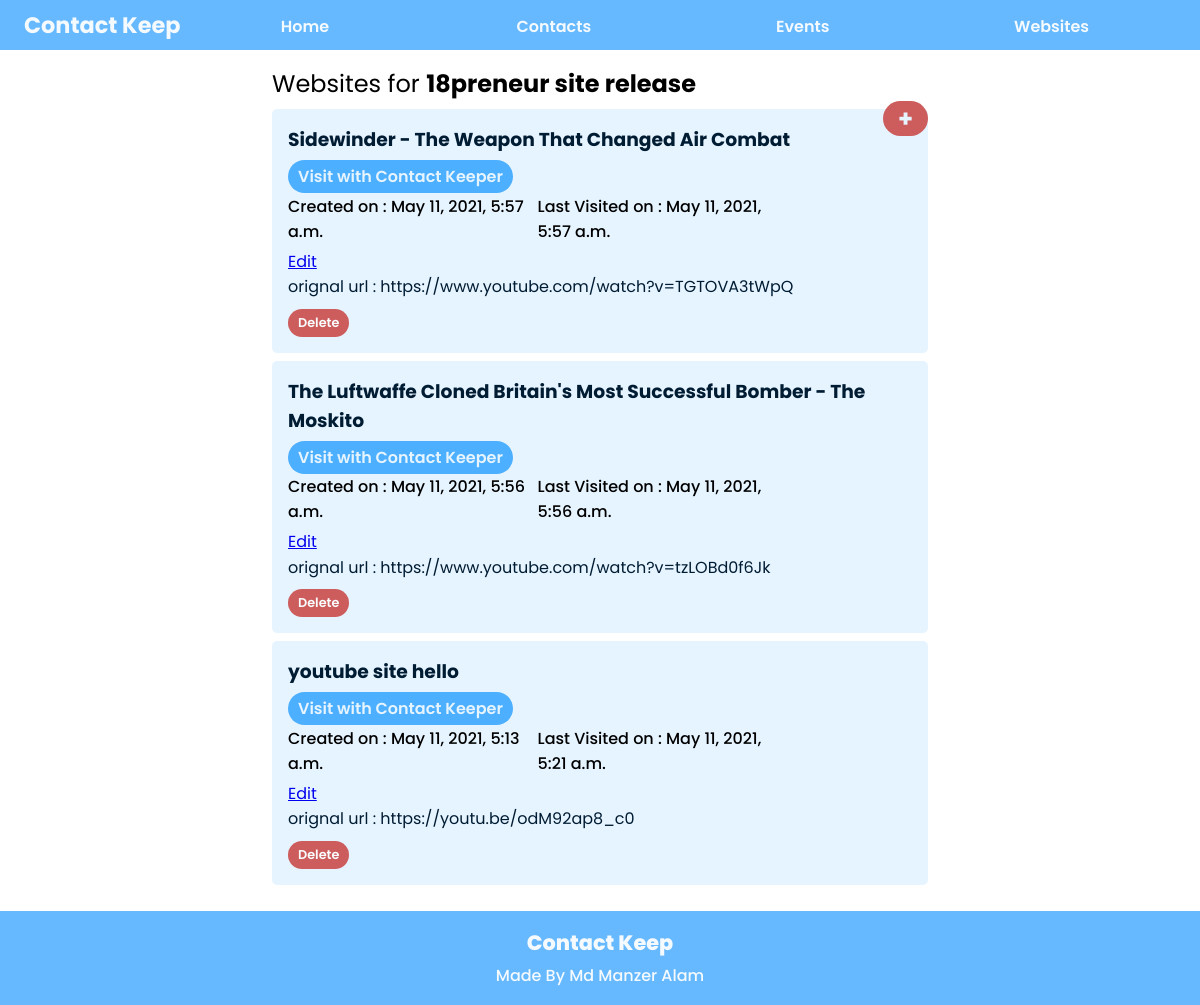
Page /websites/ on the earlier database version.
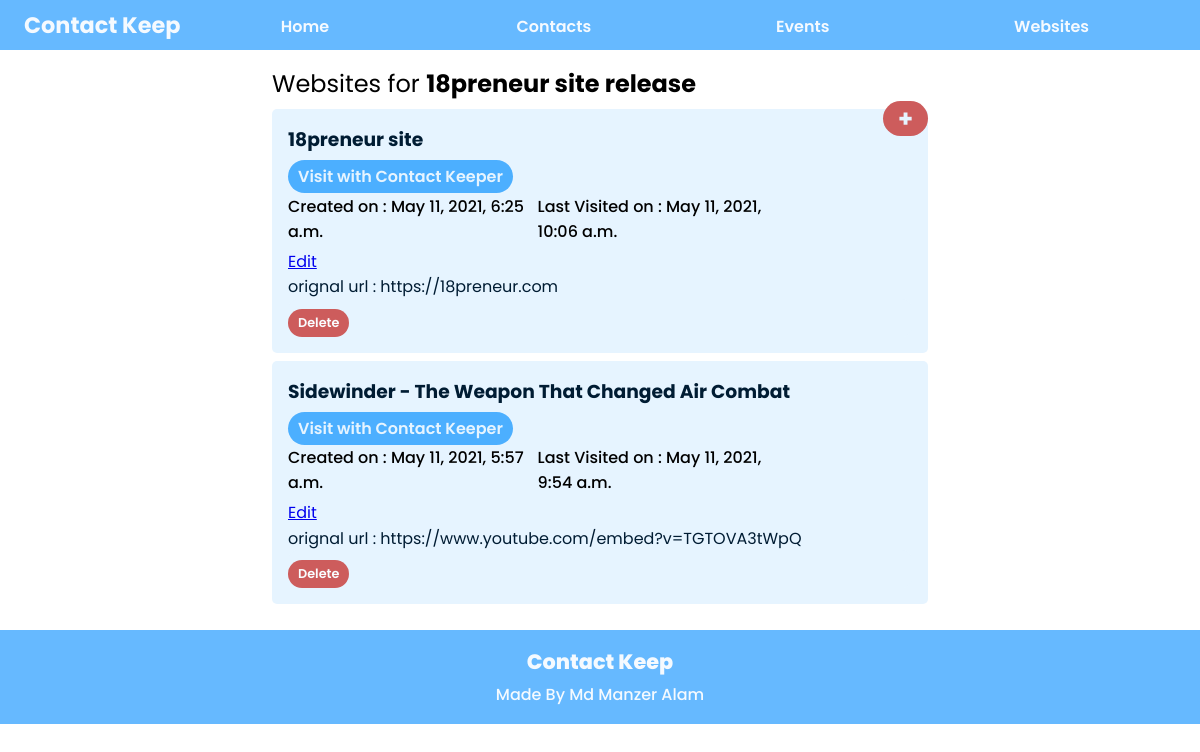
Same page on the later database version.
### contactkeep/models.py (models this page shows, shortened)
class Event(models.Model):
    name = models.CharField("Event Name",max_length=150)
    start_date = models.DateField("start date")
    end_date = models.DateField("end date")
    current = models.BooleanField("Current Event",default=False)

class Website(models.Model):
    event = models.ForeignKey(Event, on_delete=models.CASCADE)
    url = models.CharField("Link for website",max_length=250)
    name = models.CharField("Name for website",max_length=250)
    last_visit = models.DateTimeField("last visited on",auto_now=True)
    created_on = models.DateTimeField("Created on",auto_created=True,default=timezone.now)

### contactkeep/views.py (the view, shortened to what this page needs)
# urls.py: path('websites/',views.websites,name="websites"),
def websites(request):
    current_event = Event.objects.filter(current=True)
    if(current_event.count()!=0):
        current_event = current_event[0]
        websites_for_event = Website.objects.filter(event=current_event).order_by('-last_visit')
    else:
        websites_for_event = "no event selected"
    context = {
        'event' : current_event,
        'websites_for_event' : websites_for_event,
    }
    return render(request,'contactkeep/websites.html',context)

### contactkeep/templates/contactkeep/websites.html (shortened to what this page needs)
{% load static %}
<!DOCTYPE html>
<html lang="en">
<head>
    <link rel="stylesheet" type="text/css" href="{% static 'contactkeep/websites.css' %}">
</head>
{% include 'contactkeep/snippets/navigation.html' %}
<body>
    <main>
        <h2 id="title">Websites for <span>{{event.name}}</span></h2>
        <section id="add-website">
            <button id="btn-add-website" onclick="toggleForm()">+</button>
        </section>
        <section class="websites-holder">
            {% for website in websites_for_event %}
                <section class="website-holder">
                    <h3>{{website.name}}</h3>
                    <a href="{% url 'contactkeep:view_website' website.id %}" class="url visit-with">Visit with Contact Keeper</a>
                    <div class="date-holder">
                        <h4>Created on : {{website.created_on}}</h4>
                        <h4>Last Visited on : {{website.last_visit}}</h4>
                    </div>
                    <a href="{% url 'contactkeep:website_edit' website.id %}" class="edit-link">Edit</a>
                    <br>
                    <a href="{{website.url}}" class="url">orignal url : {{website.url}}</a>
                    <form action="" method="post" enctype="multipart/form-data" class="delete-form">
                        <input type="submit" value="Delete" class="del-btn" name="website-delete">
                    </form>
                </section>
            {% endfor %}
        </section>
    </main>
</body>
{% include 'contactkeep/snippets/footer.html' %}
</html>

### contactkeep/templates/contactkeep/snippets/navigation.html
{% load static %}
<link rel="stylesheet" type="text/css" href="{% static 'contactkeep/snippets/navigation.css' %}">
<nav>
    <ul>
        <li id="logo">Contact&nbsp;Keep</li>
        <li><a href="{% url 'contactkeep:home' %}">Home</a></li>
        <li><a href="#">Contacts</a></li>
        <li><a href="{% url 'contactkeep:events' %}">Events</a></li>
        <li><a href="{% url 'contactkeep:websites' %}">Websites</a></li>
    </ul>
</nav>

### contactkeep/templates/contactkeep/snippets/footer.html
{% load static %}
<link rel="stylesheet" type="text/css" href="{% static 'contactkeep/snippets/footer.css' %}">
<footer>
    <h2>Contact Keep<br><span>Made By Md Manzer Alam</span></h2>
</footer>

### contactkeep/static/contactkeep/websites.css (style rules this page uses)
* { margin: 0px; padding: 0px; box-sizing: border-box; font-family: 'Poppins',sans-serif; }
main { padding: 0.2em 2em; }
@media screen and (min-width:850px) { main { margin: 0 20vw; } }
.website-holder { background-color: hsl(207, 100%, 95%); padding: 1em; border-radius: 5px; margin: 0.5em 0px; }
.website-holder h3 { font-weight: 700; margin-bottom: 10px; color: hsl(207, 100%, 10%); }
.website-holder .date-holder { display: flex; width: 80%; flex-direction: row; justify-content: center; align-items: baseline; margin: 0.3em 0em; }
.website-holder .date-holder h4 { flex: 1; text-align: left; font-weight: 500; }
.url { padding: 0.1em 0em; border-radius: 100px; text-decoration: none; margin-top: 30px; color: hsl(207, 100%, 10%); }
.visit-with { background-color: hsl(207, 100%, 65%); color: hsl(207, 100%, 95%); font-weight: 600; padding: 5px 10px; }
#btn-add-website { color: hsl(207, 100%, 95%); background-color: indianred; font-weight: 700; border: none; text-align: center; width: 45px; border-radius: 500px; float: right; outline: none; font-size: 1.5rem; }
form { background-color: hsl(207, 100%, 95%); padding: 1em 1.5em; border-radius: 10px; }
form input { border-color: hsla(207, 100%, 15%,0.2); padding: 0.5em; border-radius: 10px; font-size: 0.9rem; }
#title { font-weight: 400; }
#title span { font-weight: 700; }
.delete-form { padding: 0px; }
.del-btn { margin-top: 10px; padding: 5px 10px; font-weight: 600; border: none; font-size: 0.8rem; border-radius: 20px; color: hsl(207, 100%, 99%); background-color: indianred; }

### contactkeep/static/contactkeep/snippets/navigation.css (style rules this page uses)
nav { background-color: #66B9FF; width: 100vw; padding: 0.5em 1.5em; justify-content: center; margin-bottom: 0.8em; font-family: 'Poppins'; }
nav ul { list-style: none; font-size: 1.2rem; width: 100%; display: flex; flex-direction: row; justify-content: center; align-items: baseline; }
nav ul li { margin: auto; flex: 1; text-align: center; }
nav ul li a { font-weight: 600; text-decoration: none; font-size: 1rem; color: hsl(207, 100%, 98%); }
#logo { flex: 0; font-family: 'Poppins'; font-weight: 700; font-size: 1.4rem; color: hsl(207, 100%, 98%); }

### contactkeep/static/contactkeep/snippets/footer.css (style rules this page uses)
footer { color: hsl(207, 100%, 98%); background-color: #66B9FF; padding: 1em 1.5em; text-align: center; width: 100vw; margin-top: 15px; font-family: 'Poppins',sans-serif; }
footer h2 { font-size: 1.3rem; font-weight: 800; }
footer h2 span { font-size: 1rem; font-weight: 500; }

Differences in the rows shown:
removed Website: name "The Luftwaffe Cloned Britain's Most Successful Bomber - The Moskito", created_on "May 11, 2021, 5:56 a.m.", last_visit "May 11, 2021, 5:56 a.m.", url "https://www.youtube.com/watch?v=tzLOBd0f6Jk"
removed Website: name "youtube site hello", created_on "May 11, 2021, 5:13 a.m.", last_visit "May 11, 2021, 5:21 a.m.", url "https://youtu.be/odM92ap8_c0"
added Website: name "18preneur site", created_on "May 11, 2021, 6:25 a.m.", last_visit "May 11, 2021, 10:06 a.m.", url "https://18preneur.com"
changed Website "Sidewinder - The Weapon That Changed Air Combat": last_visit "May 11, 2021, 5:57 a.m." → "May 11, 2021, 9:54 a.m."; url "https://www.youtube.com/watch?v=TGTOVA3tWpQ" → "https://www.youtube.com/embed?v=TGTOVA3tWpQ"
